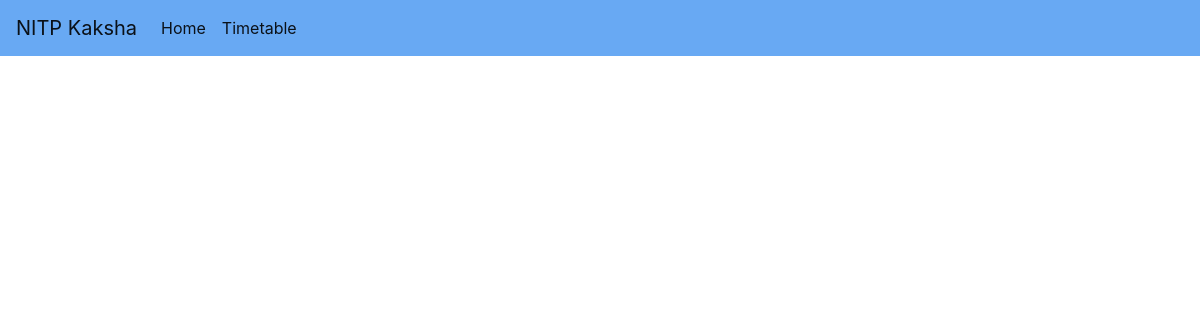
Before: /notes/CS3401 with the older database file.
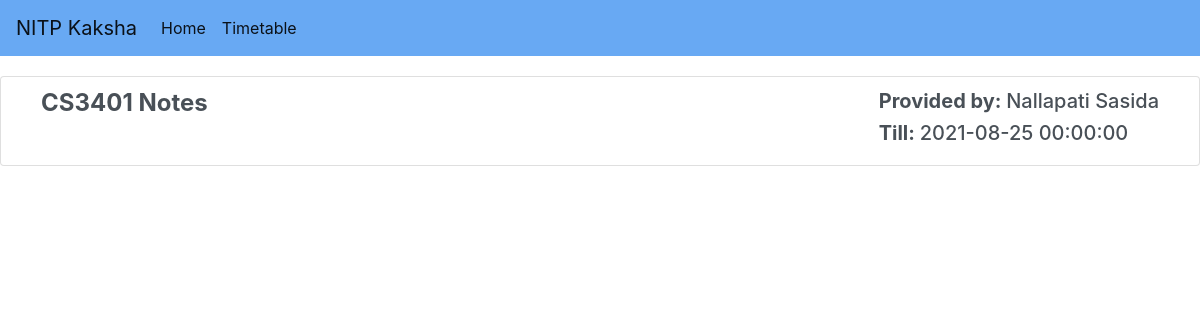
After: the same page with the newer database file.
### app.py (models this page shows)
class Notes(db.Model):
    id = db.Column(db.Integer, primary_key=True)
    course = db.Column(db.String(20), nullable = False)
    notes_name = db.Column(db.String(30), nullable = False)
    notes_link = db.Column(db.Text(), unique=True, nullable = False, default='#')
    provided_by = db.Column(db.String(100), nullable = False, default='Anonymous')
    till_date = db.Column(db.DateTime())
    def __repr__(self):
        return f"Notes('{self.id}', '{self.notes_name}', '{self.course}', '{self.provided_by}', '{self.till_date}')"

### app.py (the view)
@app.route("/notes/<course>", methods=['GET', 'POST'])
def notes(course):
    notes = Notes.query.filter_by(course = course).all()
    print(notes)
    return render_template('notes.html', notes = notes)

### templates/notes.html
{% extends "layout.html" %}
{% block content %}
<div class="list-group my-list">
    {% for n in notes %}
    <a href="{{ n.notes_link }}" class="list-group-item list-group-item-action">
        <div class="d-flex justify-content-between" style="margin-left: 20px; margin-right: 20px;">
            <h4><strong>{{ n.notes_name }}</strong></h4>
            <div>
            <h5><strong>Provided by: </strong>{{ n.provided_by }}</h5>
            <h5><strong>Till: </strong>{{ n.till_date }}</h5>
            </div>
        </div>
    </a>
    {% endfor %}
</div>
{% endblock content %}

Changed rows visible on the page:
added Notes: notes_name "CS3401 Notes", provided_by "Nallapati Sasida", till_date "2021-08-25 00:00:00"
